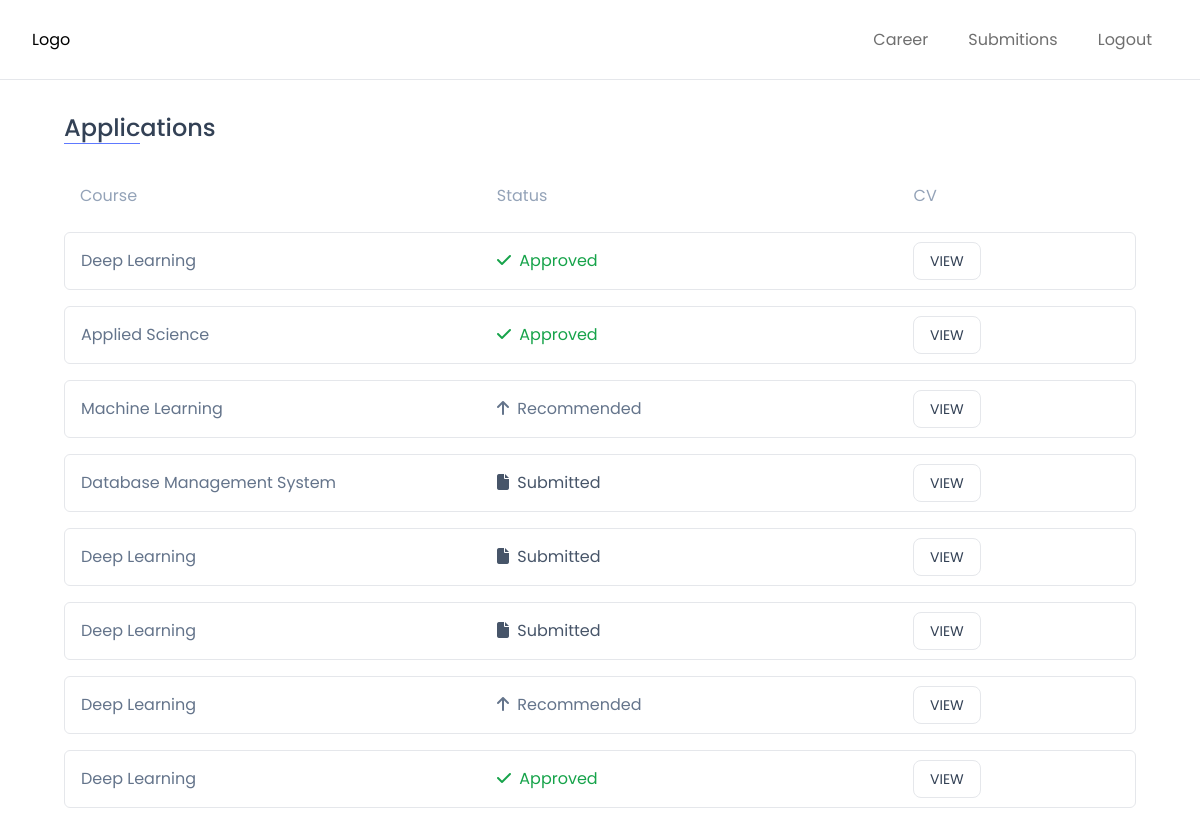
/core/submitions/ (signed in), run on the app's committed database.
### core/models.py (models this page shows, shortened)
class Application(models.Model):
    SUBMITTED = "SUBMITTED"
    RECOMMENDED = "RECOMMENDED"
    APPROVED = "APPROVED"
    DISAPPROVED = "DISAPPROVED"
    STATUS_CHOICES = (
        (SUBMITTED, "Submitted"),
        (RECOMMENDED, "Recommended"),
        (APPROVED, "Approved"),
        (DISAPPROVED, "Disapproved"),
    )
    user = models.ForeignKey("accounts.UserAccount",on_delete=models.CASCADE)
    course = models.ForeignKey("core.Course", on_delete=models.CASCADE)
    cv1 = models.FileField(upload_to="CVs/", max_length=100)
    cv2 = models.FileField(upload_to="CVs/", max_length=100, null=True, blank=True)
    cv3 = models.FileField(upload_to="CVs/", max_length=100, null=True, blank=True)
    cv4 = models.FileField(upload_to="CVs/", max_length=100, null=True, blank=True)
    certificate1 = models.FileField(upload_to="CVs/", max_length=100, null=True, blank=True)
    certificate2 = models.FileField(upload_to="CVs/", max_length=100, null=True, blank=True)
    certificate3 = models.FileField(upload_to="CVs/", max_length=100, null=True, blank=True)
    certificate4 = models.FileField(upload_to="CVs/", max_length=100, null=True, blank=True)
    box1 = models.BooleanField(default=False)
    box2 = models.BooleanField(default=False)
    box3 = models.BooleanField(default=False)
    box4 = models.BooleanField(default=False)
    box5 = models.BooleanField(default=False)
    box6 = models.BooleanField(default=False)
    box7 = models.BooleanField(default=False)
    box8 = models.BooleanField(default=False)
    recommended = models.BooleanField(default=False)
    has_experience = models.BooleanField()
    message = models.TextField()
    status = models.CharField(choices=STATUS_CHOICES, default=SUBMITTED, max_length=15)
    approved_by = models.ManyToManyField("accounts.UserAccount", related_name="approved_applications", blank=True)
    disapproved_by = models.ManyToManyField("accounts.UserAccount", related_name="disapproved_applications", blank=True)
    liked_by = models.ManyToManyField("accounts.UserAccount", related_name="liked_applications", blank=True)
    disliked_by = models.ManyToManyField("accounts.UserAccount", related_name="disliked_applications", blank=True)

class Course(models.Model):
    position = models.CharField(max_length=50)
    description = models.TextField()
    def __str__(self) -> str:
        return self.position

### core/views.py (the view)
# urls.py: path('submitions/', views.submitions, name="submitions"),
@login_required
def submitions(request):
    application_list = Application.objects.filter(user=request.user)
    context = {
        'application_list': application_list,
    }
    return render(request, "applicant/submitions.html", context)

### core/templates/applicant/submitions.html
{% extends "_base.html" %}
{% block main %}
<div class="mycontainer group/container">
    <h1 class="fancy-headline relative inline-block text-slate-700 text-2xl font-medium">Applications</h1>
    <div class="flex flex-col gap-4 py-8">
        <div class="group/card flex w-full gap-1 px-4 py-2 rounded-md ">
            <span class="text-slate-400 flex-[2] ">Course</span>
            <span class="text-slate-400 flex-[2] ">Status</span>
            <span class="text-slate-400 flex-1 ">CV</span>
        </div>
        {% for application in application_list %}
        <div class="group/card flex w-full gap-1 p-4 rounded-md border duration-300">
            <span class="text-slate-500 flex-[2] ">{{application.course}}</span>
                {% if application.status == "SUBMITTED" %}
                <span class="flex-[2] text-slate-600">
                    <i class="fa-solid fa-file pr-1"></i> {{application.get_status_display}}
                </span>
                {% elif application.status == "RECOMMENDED" %}
                <span class="flex-[2] text-slate-500">
                    <i class="fa-solid fa-arrow-up pr-1"></i> {{application.get_status_display}}
                </span>
                {% elif application.status == "APPROVED" %}
                <span class="flex-[2] text-green-600">
                    <i class="fa-solid fa-check pr-1"></i> {{application.get_status_display}}
                </span>
                {% elif application.status == "DISAPPROVED" %}
                <span class="flex-[2] text-red-600">
                    <i class="fa-solid fa-x pr-1"></i> {{application.get_status_display}}
                </span>
                {% endif %}
                <span class=" text-slate-500 flex-[1] group-hover/card:text-slate-700">
                    <a href="{{application.cv.url}}" class="btn-secondary">VIEW</a>
                </span>
        </div>
        {% endfor %}
    </div>
</div>
{% endblock main %}

### templates/_base.html (shortened to what this page needs)
{% load compress %}
{% load static %}
<!DOCTYPE html>
<html lang="en">
<head>
    {% compress css %}
    <link rel="stylesheet" href="{% static 'css/base.css' %}">
    <link rel="stylesheet" href="{% static 'src/output.css' %}">
    {% endcompress %}
    <link href="{% static 'fontawsome/css/fontawesome.css' %}" rel="stylesheet">
    <link href="{% static 'fontawsome/css/brands.css' %}" rel="stylesheet">
    <link href="{% static 'fontawsome/css/solid.css' %}" rel="stylesheet">
</head>
<body>
    <nav class="relative flex justify-between items-center px-8 top-0 left-0 border-b border-border-light">
        {% block nav_logo %}
        <a href="/" class="h-full text-center items-center flex"> Logo </a>
        {% endblock nav_logo %}
        <ul class="nav-links">
            <li><a href="/">Career</a></li>
            <li><a href="/core/submitions/">Submitions</a></li>
            <li> <a href="/accounts/logout/" class="login-btn" target="_blank"> Logout </a> </li>
        </ul>
    </nav>
        {% block main %} {% endblock main %}
</body>
</html>

### static/css/base.css (style rules this page uses)
:root { --nav-height: 5rem; --full-height: calc(100vh - var(--nav-height)); --color-primary: #eb1d1d; --color-primary-hover: #ff3a3a; --color-primary-dark: #427C00; --color-primary-light: #d6ffa8; --color-primary-light-hv: #baf379; --color-dark: #142500; --color-dark-hover: #1b3101; --color-light: #515151; --color-danger: #dc3545; --grey: #6F6F6F; --light-grey: #9A9A9A; --radius-full: 100rem; --radius-xl: 1rem; --radius-l: 0.75rem; --radius-m: 0.5rem; --radius-sm: 0.35rem; }
* { margin: 0px; padding: 0px; box-sizing: border-box; font-family: 'Poppins', sans-serif; color: var(--text-color-body); }
nav { height: var(--nav-height); }
.nav-links { display: flex; justify-content: space-between; list-style-type: none; gap: 0.5em; }
.nav-links a { display: block; color: var(--grey); font-size: 1rem; padding: 0.5em 1em; text-decoration: none; border-radius: var(--radius-sm); transition: all 0.2s ease; }

### data on the page
Application: course "Deep Learning", status "Approved"
Application: course "Applied Science", status "Approved"
Application: course "Machine Learning", status "Recommended"
Application: course "Database Management System", status "Submitted"
Application: course "Deep Learning", status "Submitted"
Application: course "Deep Learning", status "Submitted"
Application: course "Deep Learning", status "Recommended"
Application: course "Deep Learning", status "Approved"
